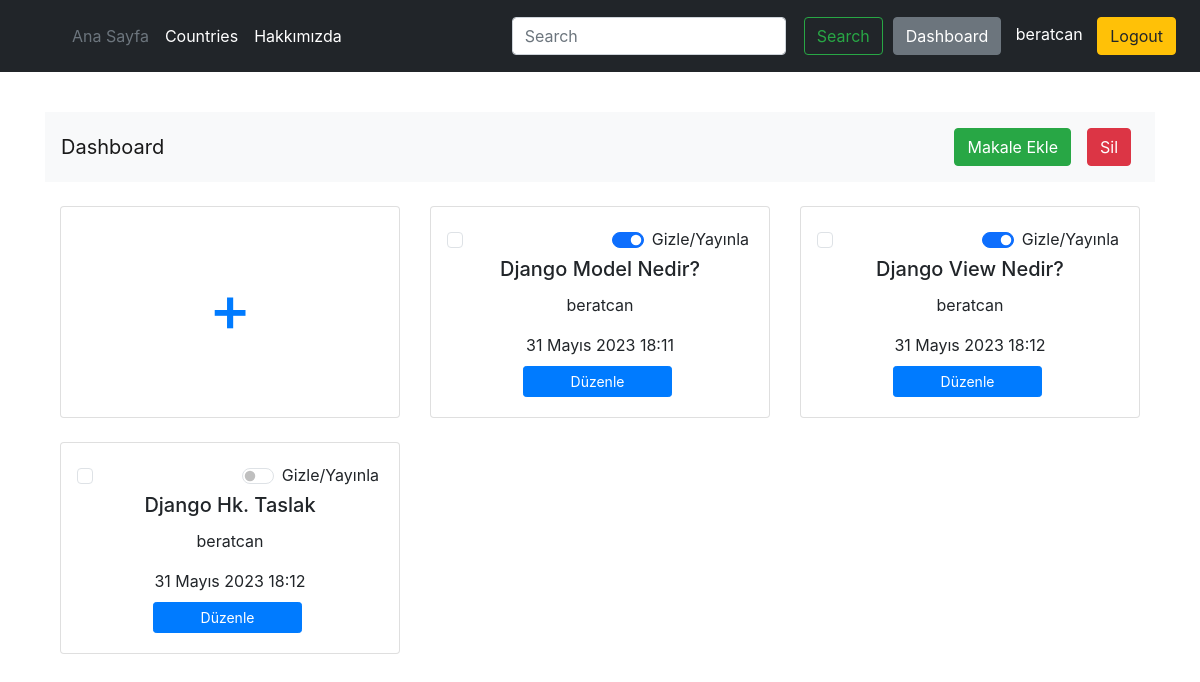
The page /dashboard/ (signed in) on the database its author committed.
### articles/models.py (models this page shows, shortened)
class Article(models.Model):
    title = models.CharField(max_length=100)
    content = RichTextField()
    author = models.ForeignKey("auth.User", on_delete=models.CASCADE)
    created_date = models.DateTimeField(auto_now_add=True)
    published = models.BooleanField(default=False)

### articles/views.py (the view)
# urls.py: path('', views.dashboard,name="dashboard"),
@login_required(login_url="/user/login")
def dashboard(request):
    user = request.user
    articles = Article.objects.filter(author=user)
    article_status = {}  # Makale durumlarını tutacak sözlük
    for article in articles:
        article_status[article.id] = article.published  # Makale durumunu güncelle
    print(article_status)
    context = {
        'articles': articles,
        'article_status': article_status,  # Context'e makale durumlarını ekleyin
    }
    return render(request, 'dashboard.html', context)

### templates/dashboard.html (shortened to what this page needs)
{% extends 'layout.html' %}
{% load static %}
    {% block body %}
    <!DOCTYPE html>
<html lang="en">
<head>
  <link rel="stylesheet" href="https://stackpath.bootstrapcdn.com/bootstrap/4.5.2/css/bootstrap.min.css">
</head>
<body>
  <nav class="navbar navbar-expand-lg navbar-light bg-light">
    <a class="navbar-brand" href="/dashboard">Dashboard</a>
    <div class="collapse navbar-collapse" id="navbarNav">
      <ul class="navbar-nav ml-auto">
        <li class="nav-item active">
          <a class="nav-link" href="/dashboard/addArticle">
            <button type="button" class="btn btn-success">Makale Ekle</button>
          </a>
        </li>
        <li class="nav-item active">
          <form id="deleteForm" method="POST">
            <a class="nav-link">
              <button type="button" id="deleteArticle" class="btn btn-danger">Sil</button>
            </a>
          </form>
        </li>
      </ul>
    </div>
  </nav>
  <div class="container mt-4">
    <div class="row">
        <div class="col-lg-4">
            <div class="card">
              <a href="/dashboard/addArticle" style="text-decoration: none;">
                <div class="card-body d-flex align-items-center justify-content-center" style="height: 210px; cursor: pointer;">
                  <h1 style="font-size: 4rem;">+</h1>
                </div>
              </a>
            </div>
          </div>
          {% for article in articles %}
          <div class="col-lg-4 mb-4">
            <div class="card" onclick="window.location='/dashboard/article/{{ article.id }}';">
              <div class="card-body d-flex flex-column" style="height: 210px; cursor: pointer;">
                <div class="d-flex justify-content-between" style="margin-bottom: 4px;">
                  <div class="form-check">
                    <input class="form-check-input" type="checkbox" value="{{ article.id }}" id="check-{{ article.id }}">
                  </div>
                  <div class="form-check form-switch">
                    <input class="form-check-input" type="checkbox" value="{{ article.id }}"
                           id="check-{{ article.id }}"
                           {% for id, stat in article_status.items %}{% if article.id == id and stat == True %}checked{% endif %}{% endfor %}
                           onchange="publishArticle(this, {{ article.id }})">
                    <label class="form-check-label" for="check-{{ article.id }}">Gizle/Yayınla</label>
                  </div>
                </div>
                <div>
                  <h5 class="card-title text-center">{{ article.title }}</h5>
                  <p class="card-text text-center">{{ article.author }}</p>
                  <p class="card-text text-center">{{ article.created_date }}</p>
                </div>
                <div class="mt-auto">
                  <div class="d-flex justify-content-center">
                    <a href="/dashboard/editArticle/{{ article.id }}" class="btn btn-primary btn-sm" style="width: 50%; margin-right: 5px;">Düzenle</a>
                  </div>
                </div>
              </div>
            </div>
          </div>
          {% endfor %}
    </div>
  </div>
</body>
</html>
    {% endblock body %}

### templates/layout.html (shortened to what this page needs)
<!DOCTYPE html>
{% include 'includes/navbar.html' %}
<html lang="en">
<head>
    <link href="https://cdn.jsdelivr.net/npm/bootstrap@5.3.0-alpha3/dist/css/bootstrap.min.css" rel="stylesheet">
</head>
<body>
    <div class="container" style="margin-top: 5vh;">
        {% block body %}{% endblock body %}
    </div>
</body>
</html>

### templates/includes/navbar.html (shortened to what this page needs)
<div class="d-flex flex-wrap align-items-center justify-content-center justify-content-lg-start text-bg-dark p-3">
    <a href="/" class="d-flex align-items-center mb-2 mb-lg-0 text-white text-decoration-none">
      <svg class="bi me-2" width="40" height="32" role="img" aria-label="Bootstrap"><use xlink:href="#bootstrap"></use></svg>
    </a>
    <ul class="nav col-12 col-lg-auto me-lg-auto mb-2 justify-content-center mb-md-0">
      <li><a href="/" class="nav-link px-2 text-secondary">Ana Sayfa</a></li>
      <li><a href="/countries" class="nav-link px-2 text-white">Countries</a></li>
      <li><a href="/about" class="nav-link px-2 text-white">Hakkımızda</a></li>
    </ul>
    <div class="text-start">
      <form class="d-flex" action="{% url 'search' %}" method="GET" >
        <input class="form-control me-2" type="search" placeholder="Search" aria-label="Search" name="q">
        <button class="btn btn-outline-success" style="margin: 0px 10px" type="submit">Search</button>
      </form>
    </div>
    <div class="text-end">
      {% if not user.is_authenticated %}
      <a href="/user/login"><button type="button"  class="btn btn-outline-light me-2">Login</button></a>
      <a href="/user/register/"><button type="button" class="btn btn-warning">Sign-up</button></a>
      {% else %}
      <a href="/dashboard"><button class="btn btn-secondary my-2 my-sm-0" type="button">Dashboard</button></a>
      <label style="margin: 0px 10px;">{{user.username}}</label>
      <a href="/user/logout"><button type="button"  class="btn btn-warning me-2">Logout</button></a>
      {% endif %}
    </div>
  </div>

### rows shown on the page
Article: id "☑", title "Django Model Nedir?", author "beratcan", created_date "31 Mayıs 2023 18:11"
Article: id "☑", title "Django View Nedir?", author "beratcan", created_date "31 Mayıs 2023 18:12"
Article: title "Django Hk. Taslak", author "beratcan", created_date "31 Mayıs 2023 18:12"

### other values the page prints
{{ user.username }} "beratcan"
